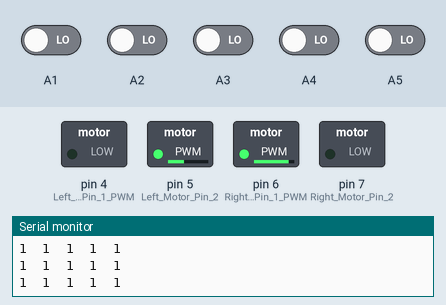
This sketch was run on a simulated Arduino Uno, built with avr-gcc and run on an emulated ATmega328P. On the bench: switched loads named in the sketch (green lamp = pin HIGH), the last lines printed to the serial monitor. The inputs (shaded band) are chosen by the test bench; at power-on: A1–5 LOW.

Above: at 1.2 s.
1.3 s: A4 driven HIGH
At 2.5 s:
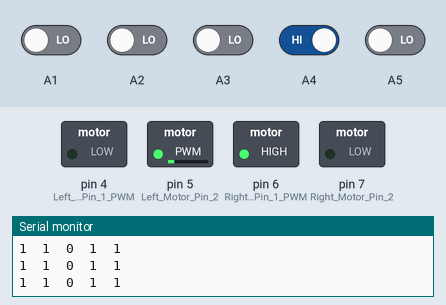
2.8 s: A4 driven LOW
At 3.8 s:
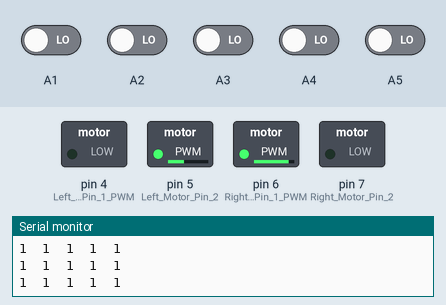
Timing chart, 0 to 5.8 s (numbered marks = the images above; inputs shaded):
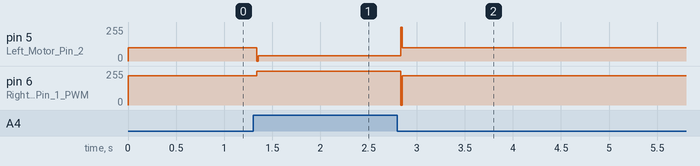

Measured:
- after the input at 1.3 s, pin 5 (Left_Motor_Pin_2): 100/255 → 40/255 at once; pin 6 (Right_Motor_Pin_1_PWM): 220/255 → 255/255 at once
- after the input at 2.8 s, pin 5 (Left_Motor_Pin_2): 40/255 → 100/255 at once; pin 6 (Right_Motor_Pin_1_PWM): 255/255 → 220/255 at once

The sketch:

PID_Line_Follower.ino
```cpp
/*
 * LINE FOLLOWER ROBOT
 *
 * Uses 5 sensors and PID algorithm
 * Conditional checking for right angles and 2 way splits
 * Adjust code for junctions according to the track
 *
 * Get Kp,Kd,Ki values by trial and error
 * First set all to 0
 * Set Kp as 10 and check
 * tune Kp such that it will follow line even if its shaky
 * Change Kd from 0 to some value
 * increase Kd to minimize the wobbling
 * adjust speed and Kd
 * Kp < Kd
 * Set Ki to 0.02 to 0.1
 * adjust Ki by 0.01 values. Very important
 * high Ki value causes large swinging.Keep it minimum
 * Skip Ki if possible
 * tune till you get the perfect performance
*/


//Tuned values

//float Kp = 60, Ki = 0.01, Kd = 90;
//int initial_motor_speed = 150;

//float Kp = 70, Ki = 0.01, Kd = 180;
//int initial_motor_speed = 150;

//float Kp = 30, Ki = 0.0, Kd = 150;
//int initial_motor_speed = 150;

//float Kp = 30, Ki = 0.0, Kd = 170;
//int initial_motor_speed = 150;

float Kp = 30, Ki = 0.0, Kd = 170;
int initial_motor_speed = 160;

float error = 0, P = 0, I = 0, D = 0, PID_value = 0;
float previous_error = 0, previous_I = 0;
int sensor [5] = {0, 0, 0, 0, 0};


void read_sensor_values(void);
void calculate_pid(void);
void motor_control(void);

void setup ()
{
// pinMode (10, OUTPUT); // PWM Pin 1
// pinMode (11, OUTPUT); // PWM Pin 2

 pinMode (4, OUTPUT); // Left Motor Pin 1 PWM
 pinMode (5, OUTPUT); // Left Motor Pin 2
 pinMode (6, OUTPUT); // Right Motor Pin 1 PWM
 pinMode (7, OUTPUT); // Right Motor Pin 2

 Serial.begin (9600); // Enable Serial Communications
}

void loop ()
{
    read_sensor_values();
    calculate_pid ();
    motor_control ();
}

void read_sensor_values()
{
  sensor [0] = (digitalRead (A2)>0)?0:1;
  sensor [1] = (digitalRead (A3)>0)?0:1;
  sensor [2] = (digitalRead (A4)>0)?0:1;
  sensor [3] = (digitalRead (A5)>0)?0:1;
  sensor [4] = (digitalRead (A1)>0)?0:1;

  for(int ser=0;ser<5;ser++)
  {
    Serial.print(sensor[ser]);
    Serial.print("  ");
  }
  Serial.println(" ");

     if (     (sensor [0] == 0) && (sensor [1] == 0) && (sensor [2] == 0) && (sensor [4] == 0) && (sensor [4] == 1)) // 0 0 0 0 1
     error = 4;
     else if ((sensor [0] == 0) && (sensor [1] == 0) && (sensor [2] == 0) && (sensor [3] == 1) && (sensor [4] == 1))// 0 0 0 1 1
     error = 3;
     else if ((sensor [0] == 0) && (sensor [1] == 0) && (sensor [2] == 0) && (sensor [3] == 1) && (sensor [4] == 0))// 0 0 0 1 0
     error = 2;
     else if ((sensor [0] == 0) && (sensor [1] == 0) && (sensor [2] == 1) && (sensor [3] == 1) && (sensor [4] == 0))// 0 0 1 1 0
     error = 1;
     else if ((sensor [0] == 0) && (sensor [1] == 0) && (sensor [2] == 1) && (sensor [3] == 0) && (sensor [4] == 0))// 0 0 1 0 0 // center of line
     error = 0;
     else if ((sensor [0] == 0) && (sensor [1] == 1) && (sensor [2] == 1) && (sensor [3] == 0) && (sensor [4] == 0))// 0 1 1 0 0
     error = -1;
     else if ((sensor [0] == 0) && (sensor [1] == 1) && (sensor [2] == 0) && (sensor [3] == 0) && (sensor [4] == 0))// 0 1 0 0 0
     error = -2;
     else if ((sensor [0] == 1) && (sensor [1] == 1) && (sensor [2] == 0) && (sensor [3] == 0) && (sensor [4] == 0))// 1 1 0 0 0
     error = -3;
     else if ((sensor [0] == 1) && (sensor [1] == 0) && (sensor [2] == 0) && (sensor [3] == 0) && (sensor [4] == 0))// 1 0 0 0 0
     error = -4;
     else if((sensor [0] == 1) && (sensor [1] == 1) && (sensor [2] == 1) && (sensor [3] == 0) && (sensor [4] == 0)) // 1 1 1 0 0 // right angle left
     error = -7;
     else if((sensor [0] == 0) && (sensor [1] == 0) && (sensor [2] == 1) && (sensor [3] == 1) && (sensor [4] == 1)) // 0 0 1 1 1 // right angle right
     error = 7;
     else if((sensor [0] == 0) && (sensor [1] == 1) && (sensor [2] == 1) && (sensor [3] == 1) && (sensor [4] == 0)) // 0 1 1 1 0 // 2 way junction turn right
     error = 2;
     else if((sensor [0] == 0) && (sensor [1] == 1) && (sensor [2] == 0) && (sensor [3] == 1) && (sensor [4] == 0)) // 0 1 0 1 0 // 2 way junction turn right
     error = 3;
     else if((sensor [0] == 1) && (sensor [1] == 1) && (sensor [2] == 0) && (sensor [3] == 1) && (sensor [4] == 1)) // 1 1 0 1 1 // 2 way junction turn right
     error = 4;
     else if((sensor [0] == 1) && (sensor [1] == 0) && (sensor [2] == 0) && (sensor [3] == 0) && (sensor [4] == 1)) // 1 0 0 0 1 // 2 way junction turn right
     error = 5;
     else if((sensor [0] == 1) && (sensor [1] == 1) && (sensor [2] == 1) && (sensor [3] == 1) && (sensor [4] == 1)) // 1 1 1 1 1 // 2 way junction turn slight right
     error = 2;
     else if ((sensor [0] == 0) && (sensor [1] == 0) && (sensor [2] == 0) && (sensor [3] == 0) && (sensor [4] == 0)) // 0 0 0 0 0 // out of line
      {
      if (error <= -1)
        error = -5;
      else if(error >= 1)
        error = 5;
       else
        error = 0;
      }
}

void calculate_pid()
{
    P = error;
    I = I + error;
    D = error - previous_error;

    PID_value = (Kp * P) + (Ki * I) + (Kd * D);

    previous_I = I;
    previous_error = error;
}

void motor_control()
{
    // Calculating the effective motor speed:
    int l_motor_speed = initial_motor_speed - PID_value;
    int r_motor_speed = initial_motor_speed + PID_value;

    // The motor speed should not exceed the max PWM value
    if(l_motor_speed<0)
    l_motor_speed=0;
    if(l_motor_speed>255)
    l_motor_speed=255;

    if(r_motor_speed<0)
    r_motor_speed=0;
    if(r_motor_speed>255)
    r_motor_speed=255;

    analogWrite (5, l_motor_speed); // Left Motor Speed
    analogWrite (6, r_motor_speed); // Right Motor Speed
    digitalWrite (4, LOW);
    digitalWrite (7, LOW);
}
```
